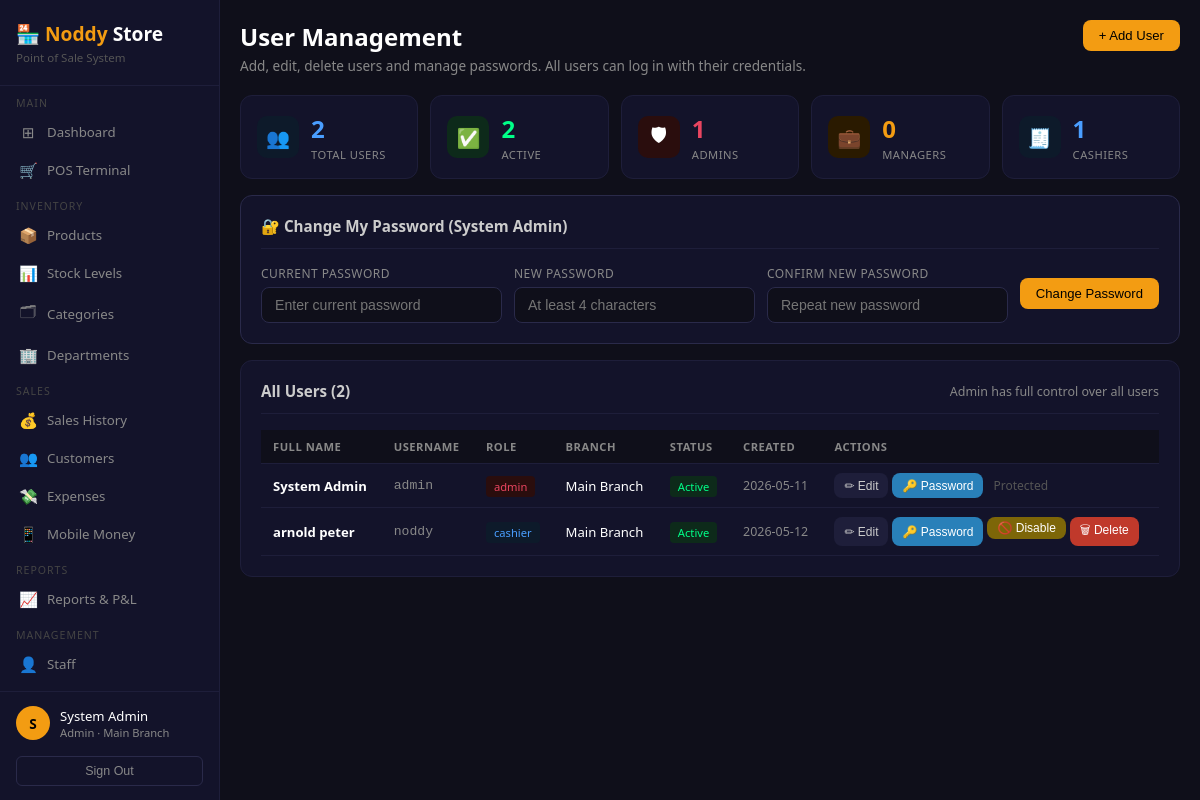
The page /users (signed in) on the database as committed earlier.
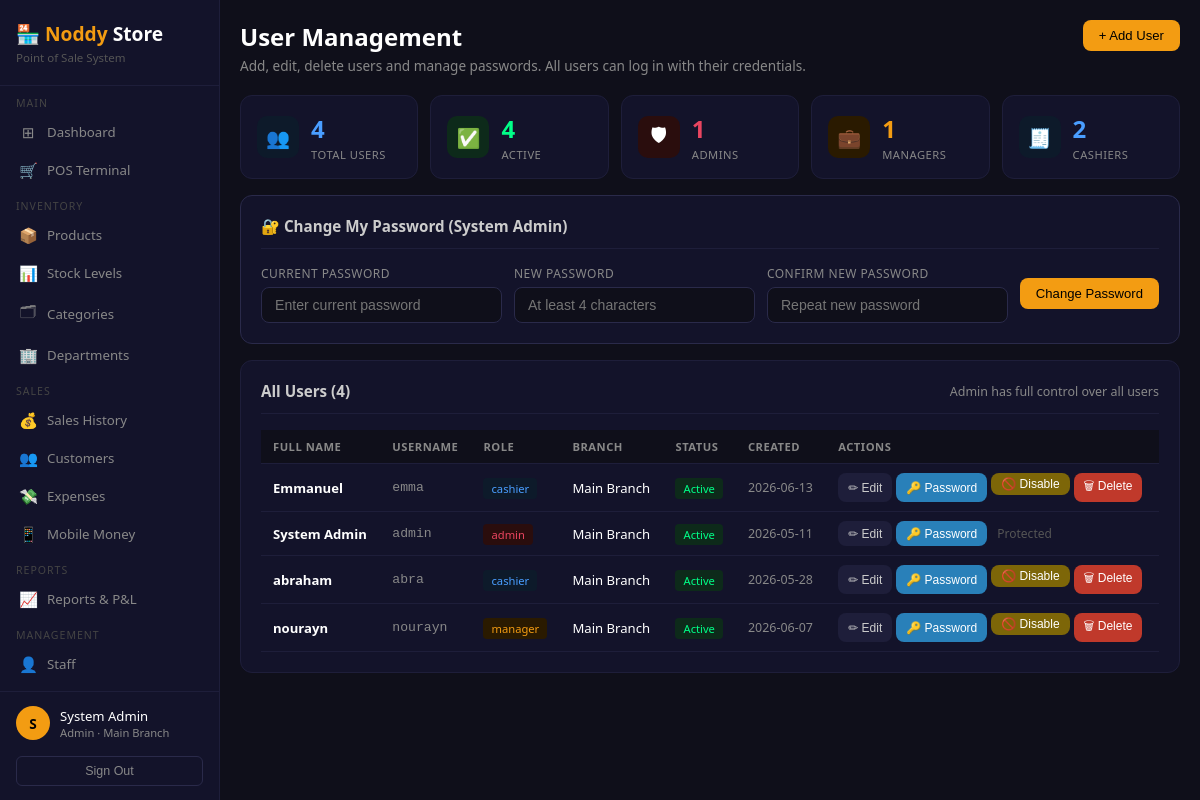
The same page on the database as committed later.
### tables this page shows
CREATE TABLE users (
        id         INTEGER PRIMARY KEY AUTOINCREMENT,
        full_name  TEXT NOT NULL,
        username   TEXT UNIQUE NOT NULL,
        password   TEXT NOT NULL,
        role       TEXT DEFAULT 'cashier',
        branch_id  INTEGER,
        active     INTEGER DEFAULT 1,
        created_at TEXT DEFAULT CURRENT_TIMESTAMP,
        FOREIGN KEY (branch_id) REFERENCES branches(id)
    );

CREATE TABLE branches (
        id         INTEGER PRIMARY KEY AUTOINCREMENT,
        name       TEXT NOT NULL,
        location   TEXT,
        phone      TEXT,
        created_at TEXT DEFAULT CURRENT_TIMESTAMP
    );

### app.py (the view)
@app.route('/users')
@login_required
def users():
    conn     = get_db()
    users    = conn.execute('''
        SELECT u.*,b.name as branch_name FROM users u
        LEFT JOIN branches b ON u.branch_id=b.id ORDER BY u.full_name
    ''').fetchall()
    branches = conn.execute('SELECT * FROM branches').fetchall()
    conn.close()
    return render_template('users.html', users=users, branches=branches)

### app.py (called while the page is built)
def login_required(f):
    @wraps(f)
    def decorated(*args, **kwargs):
        if 'user_id' not in session:
            return redirect(url_for('login'))
        return f(*args, **kwargs)
    return decorated

### database.py (called while the page is built)
def get_db():
    conn = sqlite3.connect(DB)
    conn.row_factory = sqlite3.Row
    return conn

### templates/users.html (shortened to what this page needs)
{% extends 'base.html' %}
{% block content %}
<div class="page-header">
    <div><h2>User Management</h2>
    <p>Add, edit, delete users and manage passwords. All users can log in with their credentials.</p></div>
    <button class="btn btn-primary" onclick="document.getElementById('addModal').classList.add('show')">
        + Add User
    </button>
</div>
<div style="display:grid;grid-template-columns:repeat(5,1fr);gap:12px;margin-bottom:16px;">
    <div class="stat-card">
        <div class="stat-icon" style="background:#0d1a2a">👥</div>
        <div class="stat-info">
            <div class="number" style="color:#4a9eff">{{ users|length }}</div>
            <div class="label">Total Users</div>
        </div>
    </div>
    <div class="stat-card">
        <div class="stat-icon" style="background:#0d2a1a">✅</div>
        <div class="stat-info">
            <div class="number" style="color:#00ff88">{{ users|selectattr('active','eq',1)|list|length }}</div>
            <div class="label">Active</div>
        </div>
    </div>
    <div class="stat-card">
        <div class="stat-icon" style="background:#2a0d0d">🛡</div>
        <div class="stat-info">
            <div class="number" style="color:#e94560">{{ users|selectattr('role','eq','admin')|list|length }}</div>
            <div class="label">Admins</div>
        </div>
    </div>
    <div class="stat-card">
        <div class="stat-icon" style="background:#2a1a00">💼</div>
        <div class="stat-info">
            <div class="number" style="color:#f39c12">{{ users|selectattr('role','eq','manager')|list|length }}</div>
            <div class="label">Managers</div>
        </div>
    </div>
    <div class="stat-card">
        <div class="stat-icon" style="background:#0d1a2a">🧾</div>
        <div class="stat-info">
            <div class="number" style="color:#4a9eff">{{ users|selectattr('role','eq','cashier')|list|length }}</div>
            <div class="label">Cashiers</div>
        </div>
    </div>
</div>
<div class="card" style="margin-bottom:16px;border-color:#2a2a4a;">
    <div class="card-header">
        <h3>🔐 Change My Password ({{ session.full_name }})</h3>
    </div>
    <form method="POST" action="/profile/change_password" style="display:flex;gap:12px;align-items:flex-end;flex-wrap:wrap;">
        <div class="form-group" style="margin:0;flex:1;min-width:160px;">
            <label>Current Password</label>
            <input type="password" name="current_password" required placeholder="Enter current password"/>
        </div>
        <div class="form-group" style="margin:0;flex:1;min-width:160px;">
            <label>New Password</label>
            <input type="password" name="new_password" required placeholder="At least 4 characters"/>
        </div>
        <div class="form-group" style="margin:0;flex:1;min-width:160px;">
            <label>Confirm New Password</label>
            <input type="password" name="confirm_password" required placeholder="Repeat new password"/>
        </div>
        <button type="submit" class="btn btn-primary" style="margin-bottom:14px;">Change Password</button>
    </form>
</div>
<div class="card">
    <div class="card-header">
        <h3>All Users ({{ users|length }})</h3>
        <span style="color:#888;font-size:0.78rem">Admin has full control over all users</span>
    </div>
    <table>
        <thead>
            <tr>
                <th>Full Name</th><th>Username</th><th>Role</th>
                <th>Branch</th><th>Status</th><th>Created</th>
                <th style="min-width:280px">Actions</th>
            </tr>
        </thead>
        <tbody>
            {% for u in users %}
            <tr>
                <td><strong>{{ u.full_name }}</strong></td>
                <td style="color:#888;font-family:monospace">{{ u.username }}</td>
                <td>
                    <span class="badge badge-{% if u.role=='admin' %}danger{% elif u.role=='manager' %}warning{% else %}info{% endif %}">
                        {{ u.role }}
                    </span>
                </td>
                <td>{{ u.branch_name or '—' }}</td>
                <td>
                    <span class="badge badge-{% if u.active %}success{% else %}danger{% endif %}">
                        {% if u.active %}Active{% else %}Inactive{% endif %}
                    </span>
                </td>
                <td style="color:#888;font-size:0.78rem">{{ u.created_at[:10] if u.created_at else '—' }}</td>
                <td>
                    <div style="display:flex;gap:4px;flex-wrap:wrap;">
                        <button class="btn btn-secondary btn-sm"
                                onclick="openEdit({{ u.id }},'{{ u.full_name }}','{{ u.username }}','{{ u.role }}',{{ u.branch_id or 0 }})">
                            ✏ Edit
                        </button>
                        <button class="btn btn-info btn-sm"
                                onclick="openChangePw({{ u.id }},'{{ u.full_name }}')">
                            🔑 Password
                        </button>
                        {% if u.username != 'admin' %}
                        <form method="POST" action="/users/toggle/{{ u.id }}" style="display:inline">
                            <button class="btn btn-sm {% if u.active %}btn-warning{% else %}btn-success{% endif %}"
                                    style="{% if u.active %}background:#7d6608;color:#fff;{% endif %}">
                                {% if u.active %}🚫 Disable{% else %}✅ Enable{% endif %}
                            </button>
                        </form>
                        <form method="POST" action="/users/delete/{{ u.id }}"
                              onsubmit="return confirm('Permanently delete {{ u.full_name }}? This cannot be undone!')"
                              style="display:inline">
                            <button class="btn btn-danger btn-sm">🗑 Delete</button>
                        </form>
                        {% else %}
                        <span style="color:#555;font-size:0.75rem;padding:4px 6px">Protected</span>
                        {% endif %}
                    </div>
                </td>
            </tr>
            {% endfor %}
        </tbody>
    </table>
</div>
{% endblock %}

### templates/base.html (shortened to what this page needs)
<!DOCTYPE html>
<html lang="en">
<head>
</head>
<body>
<div class="sidebar">
    <div class="sidebar-logo">
        <h1>🏪 <span>Noddy</span> Store</h1>
        <p>Point of Sale System</p>
    </div>
    <nav style="flex:1;overflow-y:auto;">
        <div class="nav-section">Main</div>
        <a href="/" class="nav-item {% if request.path=='/' %}active{% endif %}">
            <span class="icon">⊞</span> Dashboard
        </a>
        <a href="/pos" class="nav-item {% if request.path=='/pos' %}active{% endif %}">
            <span class="icon">🛒</span> POS Terminal
        </a>
        <div class="nav-section">Inventory</div>
        <a href="/products" class="nav-item {% if request.path.startswith('/products') %}active{% endif %}">
            <span class="icon">📦</span> Products
        </a>
        <a href="/stock" class="nav-item {% if request.path=='/stock' %}active{% endif %}">
            <span class="icon">📊</span> Stock Levels
        </a>
        <a href="/categories" class="nav-item {% if request.path.startswith('/categories') %}active{% endif %}">
            <span class="icon">🗂</span> Categories
        </a>
        <a href="/departments" class="nav-item {% if request.path.startswith('/departments') %}active{% endif %}">
            <span class="icon">🏢</span> Departments
        </a>
        <div class="nav-section">Sales</div>
        <a href="/sales" class="nav-item {% if request.path=='/sales' %}active{% endif %}">
            <span class="icon">💰</span> Sales History
        </a>
        <a href="/customers" class="nav-item {% if request.path.startswith('/customers') %}active{% endif %}">
            <span class="icon">👥</span> Customers
        </a>
        <a href="/expenses" class="nav-item {% if request.path.startswith('/expenses') %}active{% endif %}">
            <span class="icon">💸</span> Expenses
        </a>
        <a href="/mobile_money" class="nav-item {% if request.path.startswith('/mobile_money') %}active{% endif %}">
            <span class="icon">📱</span> Mobile Money
        </a>
        <div class="nav-section">Reports</div>
        <a href="/reports" class="nav-item {% if request.path=='/reports' %}active{% endif %}">
            <span class="icon">📈</span> Reports &amp; P&amp;L
        </a>
        <div class="nav-section">Management</div>
        <a href="/staff" class="nav-item {% if request.path=='/staff' %}active{% endif %}">
            <span class="icon">👤</span> Staff
        </a>
        <a href="/staff/performance" class="nav-item {% if request.path=='/staff/performance' %}active{% endif %}">
        </a>
    </nav>
    <div class="sidebar-user">
        <div style="display:flex;align-items:center;gap:10px;margin-bottom:8px;">
            <div class="user-avatar">{{ session.full_name[0]|upper }}</div>
            <div style="min-width:0;">
                <div class="user-name" style="overflow:hidden;text-overflow:ellipsis;white-space:nowrap">
                    {{ session.full_name }}
                </div>
                <div class="user-role">{{ session.role }} · {{ session.branch_name }}</div>
            </div>
        </div>
        <a href="/logout"><button class="btn-logout">Sign Out</button></a>
    </div>
</div>
<div class="main">
    {% block content %}{% endblock %}
</div>
</body>
</html>

### templates/base.html (style rules this page uses)
* { margin:0;padding:0;box-sizing:border-box; }
body { background:#0f0f1a;color:#fff;font-family:'Segoe UI',sans-serif;display:flex;min-height:100vh; }
.sidebar { width:220px;background:#13132a;border-right:1px solid #1e1e3a;display:flex;flex-direction:column;position:fixed;height:100vh;z-index:100;overflow-y:auto; }
.sidebar-logo { padding:20px 16px;border-bottom:1px solid #1e1e3a;flex-shrink:0; }
.sidebar-logo h1 { font-size:1.2rem;color:#fff; }
.sidebar-logo h1 span { color:#f39c12; }
.sidebar-logo p { color:#555;font-size:0.72rem;margin-top:3px; }
.nav-section { padding:10px 0 3px 16px;font-size:0.66rem;color:#444;text-transform:uppercase;letter-spacing:1px; }
.nav-item { display:flex;align-items:center;gap:10px;padding:9px 16px;color:#888;text-decoration:none;font-size:0.83rem;border-left:3px solid transparent;transition:all .15s; }
.nav-item .icon { font-size:0.95rem;width:18px;text-align:center;flex-shrink:0; }
.sidebar-user { padding:14px 16px;border-top:1px solid #1e1e3a;flex-shrink:0; }
.user-avatar { width:34px;height:34px;background:#f39c12;border-radius:50%;display:flex;align-items:center;justify-content:center;font-weight:bold;font-size:0.85rem;color:#000;flex-shrink:0; }
.user-name { font-size:0.82rem;color:#fff;font-weight:500; }
.user-role { font-size:0.7rem;color:#888;text-transform:capitalize; }
.btn-logout { margin-top:8px;width:100%;padding:7px;background:transparent;border:1px solid #2a2a4a;border-radius:6px;color:#888;cursor:pointer;font-size:0.78rem; }
.main { margin-left:220px;flex:1;padding:20px;overflow-y:auto;min-height:100vh; }
.page-header { margin-bottom:20px;display:flex;justify-content:space-between;align-items:flex-start;flex-wrap:wrap;gap:10px; }
.page-header h2 { font-size:1.5rem;font-weight:600; }
.page-header p { color:#888;font-size:0.85rem;margin-top:3px; }
.card { background:#13132a;border-radius:12px;border:1px solid #1e1e3a;padding:20px;margin-bottom:16px; }
.card-header { display:flex;justify-content:space-between;align-items:center;margin-bottom:16px;padding-bottom:12px;border-bottom:1px solid #1e1e3a; }
.card-header h3 { font-size:0.95rem;color:#ccc; }
.stat-card { background:#13132a;border-radius:12px;padding:16px;border:1px solid #1e1e3a;display:flex;align-items:center;gap:12px; }
.stat-icon { width:42px;height:42px;border-radius:10px;display:flex;align-items:center;justify-content:center;font-size:1.2rem;flex-shrink:0; }
.stat-info .number { font-size:1.5rem;font-weight:700; }
.stat-info .label { color:#888;font-size:0.7rem;text-transform:uppercase;letter-spacing:.5px;margin-top:2px; }
table { width:100%;border-collapse:collapse; }
th,td { padding:9px 12px;text-align:left;font-size:0.82rem;border-bottom:1px solid #1e1e3a; }
th { color:#888;text-transform:uppercase;font-size:0.7rem;letter-spacing:.5px;background:#0f0f1a; }
.btn { padding:8px 16px;border:none;border-radius:8px;cursor:pointer;font-size:0.82rem;font-weight:500;text-decoration:none;display:inline-block;transition:opacity .2s; }
.btn-primary { background:#f39c12;color:#000; }
.btn-danger { background:#c0392b;color:#fff; }
.btn-secondary { background:#1e1e3a;color:#ccc; }
.btn-info { background:#2980b9;color:#fff; }
.btn-warning { background:#7d6608;color:#fff; }
.btn-sm { padding:4px 10px;font-size:0.75rem; }
.form-group { margin-bottom:14px; }
.form-group label { display:block;color:#888;font-size:0.75rem;text-transform:uppercase;letter-spacing:.5px;margin-bottom:5px; }
.form-group input,.form-group select,.form-group textarea { width:100%;padding:9px 13px;background:#0f0f1a;border:1px solid #2a2a4a;border-radius:8px;color:#fff;font-size:0.88rem;outline:none; }
.badge { padding:3px 8px;border-radius:4px;font-size:0.7rem;font-weight:500; }
.badge-success { background:#0d2a1a;color:#00ff88; }
.badge-danger { background:#2a0d0d;color:#e94560; }
.badge-warning { background:#2a1a00;color:#f39c12; }
.badge-info { background:#0d1a2a;color:#4a9eff; }

Rows that differ between the two databases and show on the page:
removed users: full_name "arnold peter", username "noddy", role "cashier", name "Main Branch", active "Active", created_at "2026-05-12"
added users: full_name "Emmanuel", username "emma", role "cashier", name "Main Branch", active "Active", created_at "2026-06-13"
added users: full_name "abraham", username "abra", role "cashier", name "Main Branch", active "Active", created_at "2026-05-28"
added users: full_name "nourayn", username "nourayn", role "manager", name "Main Branch", active "Active", created_at "2026-06-07"
Other text that changed with them:
{{ users|length }}: "2" → "4"
{{ users|selectattr('active','eq',1)|list|length }}: "2" → "4"
{{ users|selectattr('role','eq','manager')|list|length }}: "0" → "1"
{{ users|selectattr('role','eq','cashier')|list|length }}: "1" → "2"
